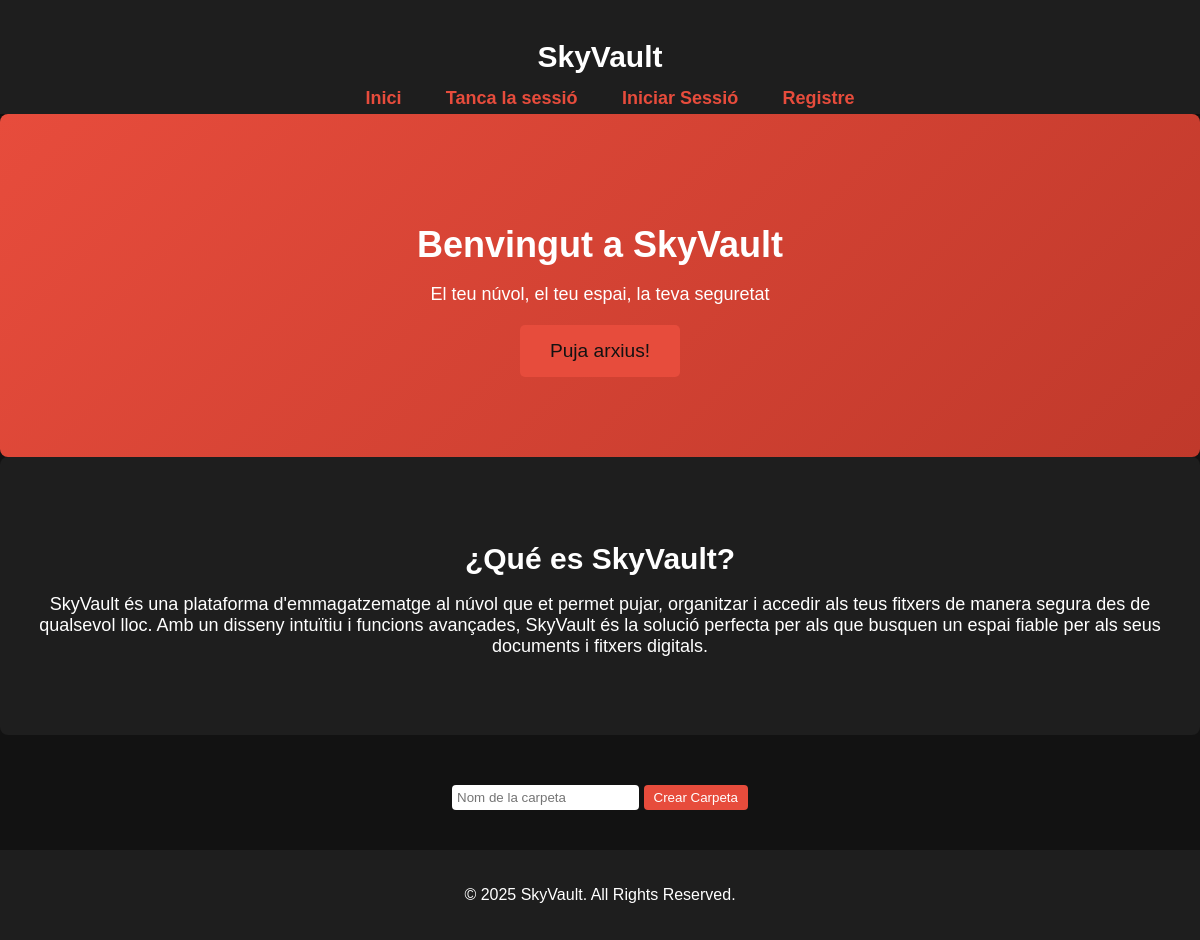
Page / (signed in) on the earlier database version.
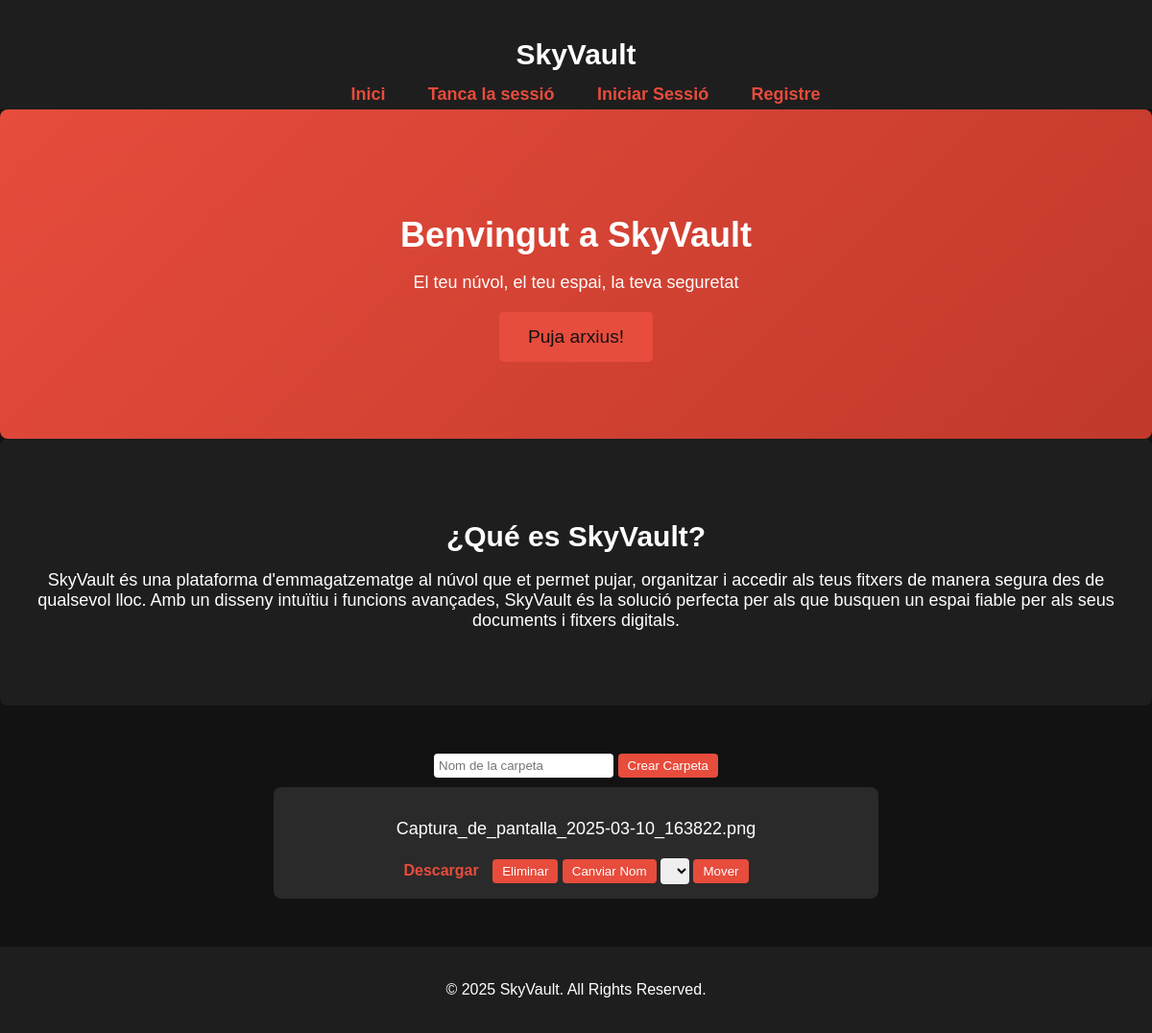
Same page on the later database version.
### app.py (models this page shows)
class File(db.Model):
    id = db.Column(db.Integer, primary_key=True)
    filename = db.Column(db.String(255), nullable=False)
    filepath = db.Column(db.String(255), nullable=False)
    user_id = db.Column(db.Integer, db.ForeignKey('user.id'), nullable=False)
    uploaded_at = db.Column(db.DateTime, default=db.func.current_timestamp())
    user = db.relationship('User', backref=db.backref('files', lazy=True))

### app.py (the view)
@app.route('/')
def home():
    if not current_user.is_authenticated:
        return redirect(url_for('login'))
    files = File.query.filter_by(user_id=current_user.id).all()
    return render_template('web.html', files=files)

### app.py (called while the page is built)
@login_manager.user_loader
def load_user(user_id):
    return User.query.get(int(user_id))

### templates/web.html (shortened to what this page needs)
<!DOCTYPE html>
<html lang="es">
<head>
</head>
<body>
    <header>
        <h1>SkyVault</h1>
        <nav class="col-12 col-lg-12 col-dm-12 col-sm-12">
            <ul id="htopnav">
                <li><a href="{{ url_for('home') }}">Inici</a></li>
                <li><a href="{{ url_for('logout') }}">Tanca la sessió</a></li>
                <li><a href="{{ url_for('login') }}">Iniciar Sessió</a></li>
                <li><a href="{{ url_for('register') }}">Registre</a></li>
            </ul>
        </nav>
    </header>
    <section id="hero">
        <h2>Benvingut a SkyVault</h2>
        <p>El teu núvol, el teu espai, la teva seguretat</p>
        <a href="{{ url_for('register') }}" class="btn">Puja arxius!</a>
    </section>
    <section id="about">
        <h2>¿Qué es SkyVault?</h2>
        <p>SkyVault és una plataforma d'emmagatzematge al núvol que et permet pujar, organitzar i accedir als teus fitxers de manera segura des de qualsevol lloc. Amb un disseny intuïtiu i funcions avançades, SkyVault és la solució perfecta per als que busquen un espai fiable per als seus documents i fitxers digitals.</p>
    </section>
    <section id="files">
        <form action="{{ url_for('create_folder') }}" method="POST">
            <input type="text" name="folder_name" placeholder="Nom de la carpeta" required>
            <button type="submit">Crear Carpeta</button>
        </form>
        {% for file in files %}
            <div>
                <p>{{ file.filename }}</p>
                <a href="{{ url_for('download_file', file_id=file.id) }}">Descargar</a>
                <form method="POST" action="{{ url_for('delete_file', file_id=file.id) }}">
                    <button type="submit" onclick="return confirm('¿Eliminar arxiu?');">Eliminar</button>
                </form>
                <button onclick="toggleRenameForm('{{ file.id }}')">Canviar Nom</button>
                <form action="{{ url_for('move_file') }}" method="POST">
                    <select name="folder_name">
                    </select>
                    <button type="submit">Mover</button>
                </form>
            </div>
        {% endfor %}
    </section>
    <footer>
        <p>&copy; 2025 SkyVault. All Rights Reserved.</p>
    </footer>
</body>
</html>

### templates/web.html (style rules this page uses)
body { font-family: Arial, sans-serif; margin: 0; padding: 0; background-color: #121212; color: #ffffff; }
header { background: #1e1e1e; padding: 20px; text-align: center; box-shadow: 0 4px 8px rgba(0, 0, 0, 0.3); }
nav ul { list-style: none; padding: 0; margin: 0; position: relative; bottom: 1em; }
nav ul li { display: inline; margin: 0 20px; }
nav a { color: #e74c3c; text-decoration: none; font-size: 18px; font-weight: bold; transition: color 0.3s ease; }
.btn { display: inline-block; padding: 15px 30px; background-color: #e74c3c; color: #121212; text-decoration: none; border-radius: 5px; font-size: 1.2em; transition: background 0.3s ease, transform 0.2s ease; }
section { padding: 50px 20px; text-align: center; }
#hero { background: linear-gradient(135deg, #e74c3c, #c0392b); color: #fff; padding: 80px 20px; text-align: center; border-radius: 8px; }
#hero h2 { font-size: 36px; margin-bottom: 10px; }
#hero p { font-size: 18px; margin-bottom: 20px; }
#about { background-color: #1e1e1e; padding: 60px 20px; border-radius: 8px; }
#about h2 { font-size: 30px; margin-bottom: 10px; }
#about p { font-size: 18px; }
#files { padding: 40px; }
#files div { background: rgba(255, 255, 255, 0.1); padding: 15px; margin: 10px auto; border-radius: 8px; max-width: 600px; text-align: center; }
#files p { font-size: 18px; margin-bottom: 10px; }
#files a { display: inline-block; color: #e74c3c; font-weight: bold; text-decoration: none; margin-right: 10px; }
#files form { display: inline-block; margin-top: 10px; }
#files input[type="text"] { padding: 5px; border-radius: 4px; border: none; outline: none; }
#files button { background-color: #e74c3c; border: none; color: white; padding: 5px 10px; border-radius: 4px; cursor: pointer; transition: background 0.3s ease; }
#files select { padding: 5px; border-radius: 4px; border: none; outline: none; }
footer { background: #1e1e1e; padding: 20px; text-align: center; color: #ffffff; }
h1 { font-size: 30px; }
[class*="col-"] { float: left; padding: 10px; }
.col-12 { width: 100%; }

Differences in the rows shown:
added File: filename "Captura_de_pantalla_2025-03-10_163822.png"
